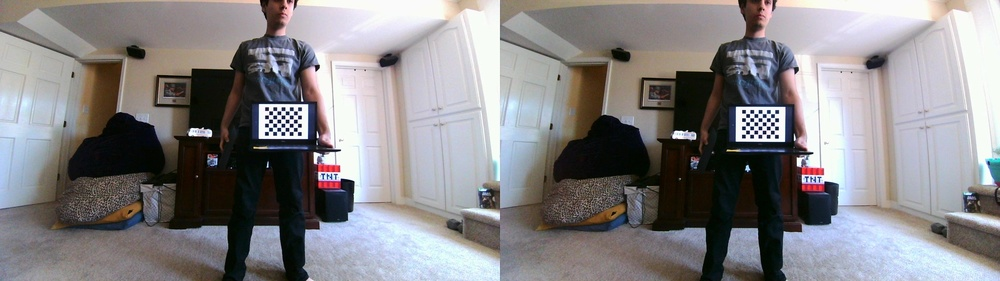
#> input picture src/vision/calibration/stereo/img_00.jpg, 1000 x 281 px, shrunk from 2560 x 720 before the run, found by its file name
$ python depth.py
#> lines starting #> are read from the running program, lines starting #| are printed output that depends on the picture
#> further down, img is the input picture: shape (281, 1000, 3); mean B, G, R 134.7, 132.6, 134.9
### src/utils/utils.py
import subprocess
import os
import zipfile
import socket
import platform
import paramiko
import tkinter as tk
from src.server.logger import server_logger, client_logger


# [93 lines left out: functions get_ip_address, zip_logs, shutdown, create_killer, not called in this run]


def split_frame(frame):
    if len(frame.shape) == 2:
        height, width = frame.shape
        half_width = width // 2
        left_frame = frame[:, :half_width]
        right_frame = frame[:, half_width:]
    else:
        height, width, channels = frame.shape
#> height = 281; width = 1000; channels = 3
        half_width = width // 2
#> half_width = 500
        left_frame = frame[:, :half_width, :]
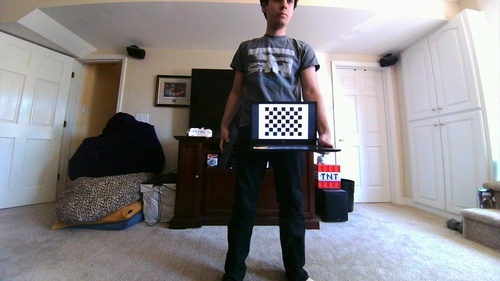
#> left_frame: shape (281, 500, 3); mean B, G, R 134.7, 132.6, 134.9
        right_frame = frame[:, half_width:, :]
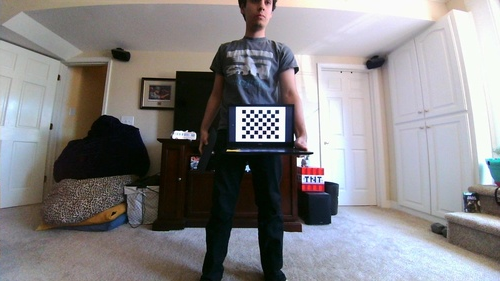
#> right_frame: shape (281, 500, 3); mean B, G, R 134.7, 132.6, 134.8

    return left_frame, right_frame


#############################  SSH For the Raspberry PI #####################################

# [30 lines left out: function execute_pi_client, not called in this run]


# [2 lines that do not run on import are left out]

### src/vision/depth.py
import cv2
import numpy as np
import matplotlib.pyplot as plt
from src.utils.utils import split_frame

import cv2
import numpy as np


def compute_disparity(left_img, right_img):
    window_size = 7
    min_disp = 16
    nDispFactor = 14
    num_disp = 16 * nDispFactor - min_disp

    stereo = cv2.StereoSGBM_create(minDisparity=min_disp,
                                   numDisparities=num_disp,
                                   blockSize=window_size,
                                   P1=8 * 3 * window_size ** 2,
                                   P2=32 * 3 * window_size ** 2,
                                   disp12MaxDiff=1,
                                   uniquenessRatio=15,
                                   speckleWindowSize=0,
                                   speckleRange=2,
                                   preFilterCap=63,
                                   mode=cv2.STEREO_SGBM_MODE_SGBM_3WAY)
    disparity = stereo.compute(left_img, right_img).astype(np.float32) / 16.0
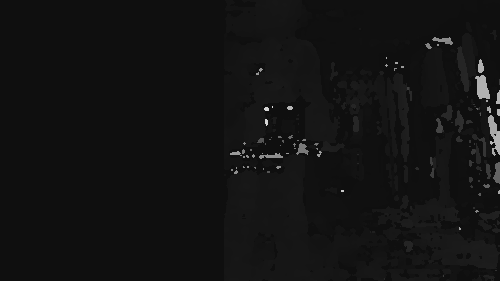
#> disparity: shape (281, 500) float32; min 15, max 221, mean 18.8
    plt.imshow(disparity)
    plt.colorbar()
    plt.show()
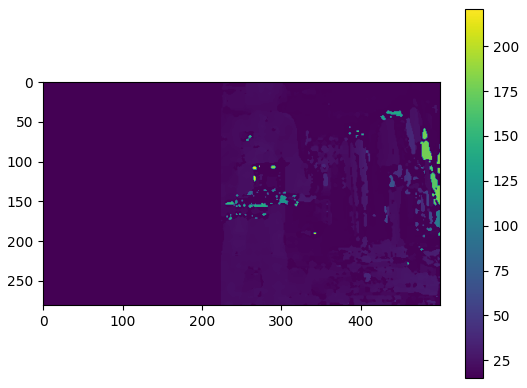
#> figure drawn by matplotlib, 2 panels


class DepthEstimator:
    def __init__(self, baseline, focal_length):
        self.baseline = baseline
        self.focal_length = focal_length

        self.stereo = cv2.StereoSGBM_create(
            minDisparity=0,
            numDisparities=64,
            blockSize=9,
            uniquenessRatio=15,
            speckleWindowSize=50,
            speckleRange=32,
            disp12MaxDiff=1
        )

    def compute_depth(self, disparity_map):
        disparity_map[disparity_map == 0] = 1.0
        depth_map = (self.focal_length * self.baseline) / disparity_map
        return depth_map


if __name__ == "__main__":
    img = cv2.imread("/Users/nicholasburczyk/Desktop/CS CLASS/CS499sp25/cs499/src/vision/calibration/stereo/img_00.jpg")
    left, right = split_frame(img)
    #right = cv2.imread("/Users/nicholasburczyk/Desktop/CS CLASS/CS499sp25/cs499/assets/images/stereo/skates/im1.png")

    compute_disparity(left, right)

$ run again, with src/vision/calibration/stereo/img_02.jpg copied over src/vision/calibration/stereo/img_00.jpg
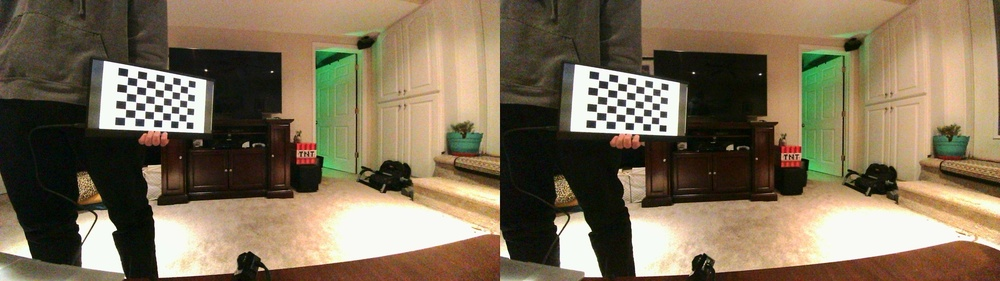
#> input picture src/vision/calibration/stereo/img_02.jpg, 1000 x 281 px, shrunk from 2560 x 720 before the run, found by its file name
#> img is the input picture: shape (281, 1000, 3); mean B, G, R 88, 111.9, 127.2
#> in compute_disparity, `disparity = stereo.compute(left_img, right_img).astype(np.float32) / 1..`:
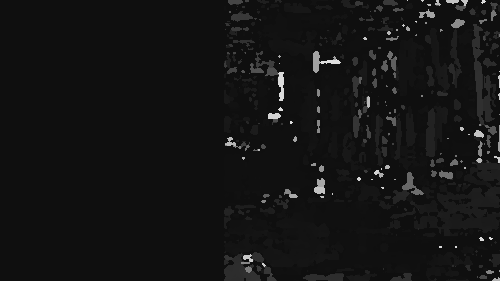
#> disparity: shape (281, 500) float32; min 15, max 223, mean 20.1
#> in compute_disparity, `plt.show()`:
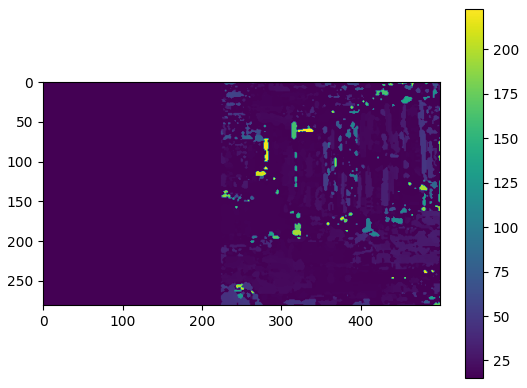
#> figure drawn by matplotlib, 2 panels
